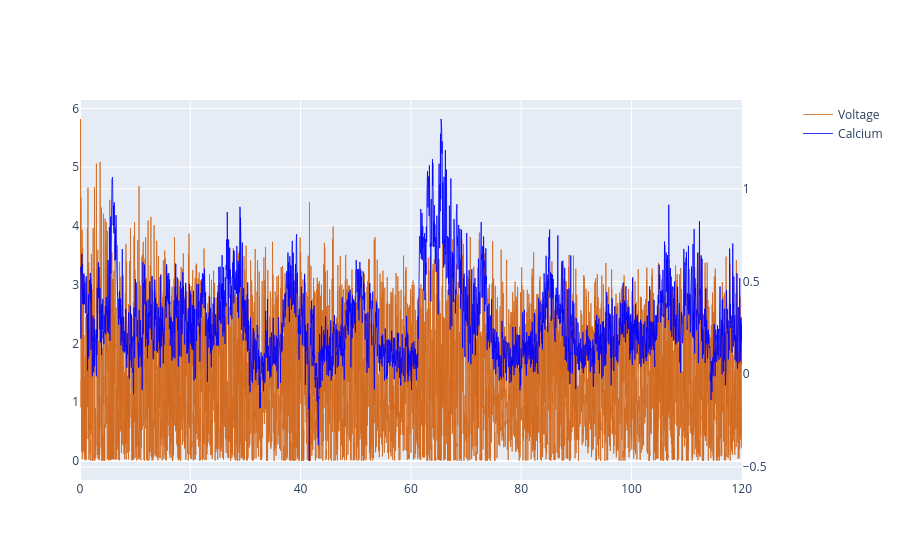

Here is the notebook cell this chart was saved with:
### Code cell
## motor stuff

def _safe_corrcoef_local(x, y):
    x = np.asarray(x, dtype=float).ravel()
    y = np.asarray(y, dtype=float).ravel()
    n = min(x.size, y.size)
    if n < 3:
        return -np.inf
    x = x[:n]
    y = y[:n]
    ok = np.isfinite(x) & np.isfinite(y)
    if np.sum(ok) < 3:
        return -np.inf
    x = x[ok]
    y = y[ok]
    sx = float(np.nanstd(x))
    sy = float(np.nanstd(y))
    if sx <= 0 or sy <= 0:
        return -np.inf
    return float(np.corrcoef(x, y)[0, 1])


def _cell_idx_from_folder_local(cell_folder):
    base = os.path.basename(str(cell_folder).rstrip('\/'))
    base_l = base.lower()
    if 'cell' not in base_l:
        return None
    tail = base_l.split('cell')[-1]
    digits = ''.join(ch for ch in tail if ch.isdigit())
    if digits == '':
        return None
    try:
        return int(digits)
    except Exception:
        return None


def _resolve_suite2p_row_idx_local(cell_folder, raw_trace, suite2p_dir):
    f_path = os.path.join(suite2p_dir, 'F.npy')
    if not os.path.isfile(f_path):
        return (_cell_idx_from_folder_local(cell_folder), np.nan)
    try:
        F = np.asarray(np.load(f_path, mmap_mode='r'))
    except Exception:
        return (_cell_idx_from_folder_local(cell_folder), np.nan)
    if F.ndim == 1:
        F = F.reshape(1, -1)
    if F.ndim < 2 or F.shape[0] == 0:
        return (_cell_idx_from_folder_local(cell_folder), np.nan)

    best_idx = None
    best_corr = -np.inf
    for ridx in range(int(F.shape[0])):
        corr = _safe_corrcoef_local(raw_trace, np.asarray(F[int(ridx)], dtype=float).ravel())
        if corr > best_corr:
            best_corr = corr
            best_idx = int(ridx)

    if best_idx is not None and np.isfinite(best_corr):
        return (int(best_idx), float(best_corr))

    cell_idx = _cell_idx_from_folder_local(cell_folder)
    if cell_idx is not None and 0 <= int(cell_idx) < int(F.shape[0]):
        return (int(cell_idx), np.nan)
    return (None, np.nan)


def _build_neuropil_corrected_trace_local(cell_folder, raw_trace, neuropil_r=0.7):
    suite2p_dir = os.path.join(os.path.dirname(cell_folder), 'Sync', 'cal', 'suite2p', 'plane0')
    fneu_path = os.path.join(suite2p_dir, 'Fneu.npy')
    if not os.path.isfile(fneu_path):
        return np.asarray(raw_trace, dtype=float).ravel(), None, np.nan

    row_idx, row_corr = _resolve_suite2p_row_idx_local(cell_folder, raw_trace, suite2p_dir)
    if row_idx is None:
        return np.asarray(raw_trace, dtype=float).ravel(), None, np.nan

    Fneu = np.asarray(np.load(fneu_path, mmap_mode='r'))
    if Fneu.ndim == 1:
        neu = Fneu.ravel().astype(float)
    elif 0 <= int(row_idx) < int(Fneu.shape[0]):
        neu = np.asarray(Fneu[int(row_idx)], dtype=float).ravel()
    else:
        return np.asarray(raw_trace, dtype=float).ravel(), None, np.nan

    raw = np.asarray(raw_trace, dtype=float).ravel()
    n = min(raw.size, neu.size)
    raw = raw[:n]
    neu = neu[:n]
    cal_nb = raw - float(neuropil_r) * neu

    try:
        pd.DataFrame(cal_nb, columns=['trace']).to_csv(os.path.join(cell_folder, 'calTraceNB.csv'), index=False)
    except Exception:
        pass

    return cal_nb, int(row_idx), float(row_corr)


TraceC_nb, _nb_row_idx, _nb_row_corr = _build_neuropil_corrected_trace_local(path, TraceC, neuropil_r=0.7)
print(f'[motor stuff] neuropil corrected trace ready | row={_nb_row_idx} corr={_nb_row_corr}')

fig = make_subplots(specs=[[{"secondary_y": True}]])
fig.add_trace(go.Scatter(x=VolAX, y=VolTrace, line=dict(color='chocolate', width=0.8), name='Voltage'), secondary_y=False)
fig.add_trace(go.Scatter(x=CalAX, y=TraceC_nb, line=dict(color='blue', width=0.8), name='Calcium NB'), secondary_y=True)
fig.show()

if motor_active:
    volMot, volRest, calMot, calRest, spikeMot, spikeRest, Change_points, MotIdx, calMotID, RestIdx, calRestId = motorSp(TraceC_nb, VolTrace, motor, CalAX, VolAX, spikeId)
    if np.size(RestIdx[0], 0) < 9:
        RestIdx = RestIdx[1:]
        Change_points = Change_points[1:]
        Change_points = Change_points.squeeze()
    changePointPath = os.path.join(path, r'changepoint.csv')
    calMot, calRes, spikeM, spikeR, volM, volR = Split_cal(Change_points, VolTrace, TraceC_nb, VolAX, CalAX, motor, spikeId)
    print(f'calR{len(calRes)}')
    print(f'volR{len(RestIdx)}')
    print(f'calm{len(calMot)}')
    print(f'volm{len(MotIdx)}')
    for i, r in enumerate(calMot):
        calTracPpathMotor = os.path.join(path, f'calTraceMot{i}.csv')
        pd.DataFrame(r, columns=['trace']).to_csv(calTracPpathMotor, index=False)
        volTracPpathMotor = os.path.join(path, f'volTraceMot{i}.csv')
        pd.DataFrame(volM[i], columns=['trace']).to_csv(volTracPpathMotor, index=False)
        SpiTracPpathMotor = os.path.join(path, f'spikeTraceMot{i}.csv')
        pd.DataFrame(spikeM[i], columns=['trace']).to_csv(SpiTracPpathMotor, index=False)
    for j, m in enumerate(calRes):
        calTracPpathRes = os.path.join(path, f'calTraceRest{j}.csv')
        pd.DataFrame(m, columns=['trace']).to_csv(calTracPpathRes, index=False)
        volTracPpathRest = os.path.join(path, f'volTraceRest{j}.csv')
        pd.DataFrame(volR[j], columns=['trace']).to_csv(volTracPpathRest, index=False)
        SpiTracPpathRest = os.path.join(path, f'spikeTraceRest{j}.csv')
        pd.DataFrame(spikeR[j], columns=['trace']).to_csv(SpiTracPpathRest, index=False)
        print(np.size(m))
    df = pd.DataFrame(np.array(Change_points), columns=['trace'])
    df.to_csv(changePointPath, index=False)

### Figure 1 — Plotly figure (JSON) as saved in the notebook; plotly's stock layout.template omitted (floating-point values rounded to 4 significant figures; data arrays with more than 128 entries replaced by an {"elided": "..."} marker saying what was removed)
{"data": [{"line": {"color": "chocolate", "width": 0.8}, "name": "Voltage", "type": "scatter", "x": {"elided": "59995 float values"}, "xaxis": "x", "y": {"elided": "59995 float values"}, "yaxis": "y"}, {"line": {"color": "blue", "width": 0.8}, "name": "Calcium", "type": "scatter", "x": {"elided": "3600 float values"}, "xaxis": "x", "y": {"elided": "3600 float values"}, "yaxis": "y2"}], "layout": {"xaxis": {"anchor": "y", "domain": [0, 0.94]}, "yaxis": {"anchor": "x", "domain": [0, 1]}, "yaxis2": {"anchor": "x", "overlaying": "y", "side": "right"}}}
